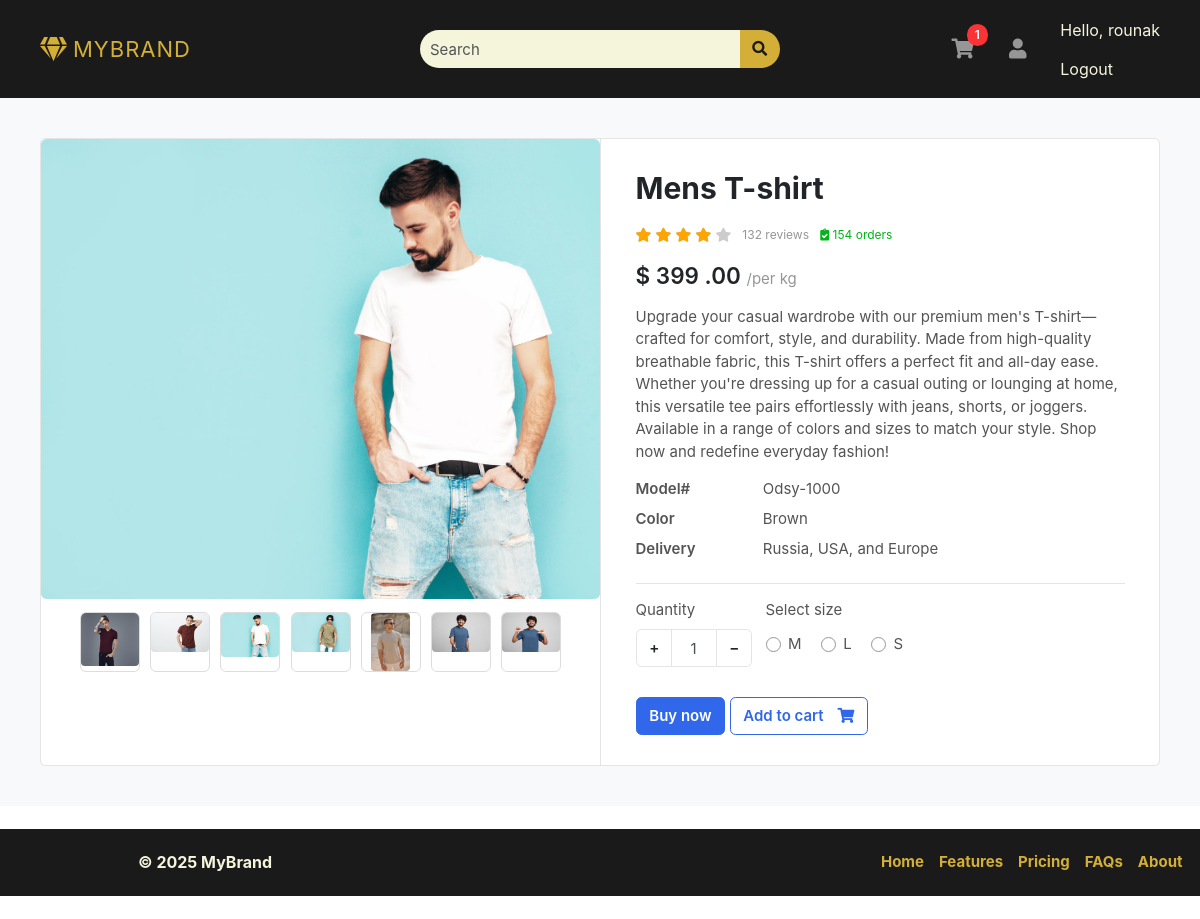
/product/product/t-shirt/ (signed in), run on the app's committed database.
### accounts/models.py (models this page shows, shortened)
class Profile(models.Model):
    user = models.OneToOneField(User, on_delete=models.CASCADE)
    address = models.TextField(blank=True, null=True)
    is_email_verified = models.BooleanField(default=False)
    phone_number = models.CharField(max_length=15, null=True, blank=True)
    email_token = models.CharField(max_length=100, null=True, blank=True)
    def get_cart_count(self):
        return CartItems.objects.filter(cart__is_paid=False, cart__user=self.user).count()

### products/models.py (models this page shows, shortened)
class Product(BaseModel):
    product_name = models.CharField(max_length=100)
    slug = models.SlugField(unique=True, null=True, blank=True)
    category = models.ForeignKey(Category, on_delete=models.CASCADE, related_name="products")
    price = models.IntegerField()
    product_description = models.TextField()
    color_variant = models.ManyToManyField(ColorVariant, blank=True)
    size_variant = models.ManyToManyField(SizeVariant, blank=True)

class ProductImage(BaseModel):
    product = models.ForeignKey(Product, on_delete=models.CASCADE, related_name="product_images")
    image = models.ImageField(upload_to="product/")

class SizeVariant(BaseModel):
    size_name = models.CharField(max_length=100)
    price = models.IntegerField(default=0)

### products/views.py (the view)
# urls.py: path('product/<slug:slug>/', get_product, name='get_product'),
def get_product(request, slug):
    try:
        product = Product.objects.get(slug=slug)
        context = {'product': product}
        size = request.GET.get('size')
        if size:
            price = product.get_product_price_by_size(size)
            context.update({
                'selected_size': size,
                'updated_price': price
            })
        return render(request, 'product/product.html', context)
    except Product.DoesNotExist:
        return render(request, 'product/product.html', {'error': 'Product not found'}, status=404)
    except Exception as e:
        print(f"Error in get_product: {e}")
        return render(request, 'product/product.html', {'error': 'An error occurred'}, status=500)

### templates/product/product.html (shortened to what this page needs)
{% extends "base/base.html" %}
{% block start %}
<section class="section-content padding-y bg">
  <div class="container">
    <div class="card">
      <div class="row no-gutters">
        <aside class="col-md-6">
          <article class="gallery-wrap">
            <div class="img-big-wrap">
              <div>
                <a href="#">
                  <img src="{{ product.product_images.first.image.url }}" alt="Product Image">
                </a>
              </div>
            </div>
            <div class="thumbs-wrap">
              {% for image in product.product_images.all %}
              <a href="#" class="item-thumb">
                <img src="{{ image.image.url }}" alt="Product Image">
              </a>
              {% endfor %}
            </div>
          </article>
        </aside>
        <main class="col-md-6 border-left">
          <article class="content-body">
            <h2 class="title">{{product.product_name}}</h2>
            <div class="rating-wrap my-3">
              <ul class="rating-stars">
                <li style="width:80%" class="stars-active">
                  <i class="fa fa-star"></i> <i class="fa fa-star"></i>
                  <i class="fa fa-star"></i> <i class="fa fa-star"></i>
                </li>
                <li>
                  <i class="fa fa-star"></i> <i class="fa fa-star"></i>
                  <i class="fa fa-star"></i> <i class="fa fa-star"></i>
                  <i class="fa fa-star"></i>
                </li>
              </ul>
              <small class="label-rating text-muted">132 reviews</small>
              <small class="label-rating text-success"> <i class="fa fa-clipboard-check"></i> 154 orders </small>
            </div>
            <div class="mb-3">
              <var class="price h4">$
                  {% if updated_price %}
                      {{ updated_price }}
                  {% else %}
                      {{ product.price }}
                  {% endif %}
                  .00
              </var>
              <span class="text-muted">/per kg</span>
          </div>
            <p>{{product.product_description}}</p>
            <dl class="row">
              <dt class="col-sm-3">Model#</dt>
              <dd class="col-sm-9">Odsy-1000</dd>
              <dt class="col-sm-3">Color</dt>
              <dd class="col-sm-9">Brown</dd>
              <dt class="col-sm-3">Delivery</dt>
              <dd class="col-sm-9">Russia, USA, and Europe </dd>
            </dl>
            <hr>
            <div class="form-row">
              <div class="form-group col-md flex-grow-0">
                <label>Quantity</label>
                <div class="input-group mb-3 input-spinner">
                  <div class="input-group-prepend">
                    <button class="btn btn-light" type="button" id="button-plus" fdprocessedid="zwlxdm"> + </button>
                  </div>
                  <input type="text" class="form-control" value="1" fdprocessedid="ls7oe8">
                  <div class="input-group-append">
                    <button class="btn btn-light" type="button" id="button-minus" fdprocessedid="ekf3xp"> − </button>
                  </div>
                </div>
              </div>
              {% if product.size_variant.count %}
              <div class="form-group col-md">
                <label>Select size</label>
                <div class="mt-1">
                  {% for size in product.size_variant.all %}
                  <label class="custom-control custom-radio custom-control-inline">
                                 <div class="custom-control-label">{{ size.size_name }}</div>
                  </label>
                  {% endfor %}
                </div>
              </div>
              {% endif %}
            </div>
            <a href="#" class="btn  btn-primary"> Buy now </a>
            <a href="{% url 'add_to_cart' product.uid %}?variant={{selected_size}}" class="btn  btn-outline-primary"> <span class="text">Add to cart</span> <i
                class="fas fa-shopping-cart"></i> </a>
          </article>
        </main>
      </div>
    </div>
  </div>
</section>
{% endblock %}

### templates/base/base.html (shortened to what this page needs)
<!DOCTYPE HTML>
<html lang="en">
<head>
    <link href="/media/css/bootstrap.css" rel="stylesheet" type="text/css" />
    <link href="/media/fonts/fontawesome/css/all.min.css" type="text/css" rel="stylesheet">
    <link href="/media/css/ui.css" rel="stylesheet" type="text/css" />
    <link href="/media/css/responsive.css" rel="stylesheet" />
</head>
<body>
    <header class="section-header">
        <section class="header-main" style="width: 100%; background-color: #1a1a1a; padding: 10px 0;">
            <div class="container">
                <div class="row align-items-center">
                    <div class="col-lg-4 col-12 d-flex justify-content-start">
                        <a class="navbar-brand text-uppercase fw-bold" href="{% url 'index' %}"
                           style="font-size: 22px; letter-spacing: 1px; display: flex; align-items: center; color: #d4af37;">
                            <i class="fas fa-gem" style="color: #d4af37; font-size: 24px; margin-right: 5px;"></i>
                            MyBrand
                        </a>
                    </div>
                    <div class="col-lg-4 col-12 d-flex justify-content-center">
                        <form action="#" class="search w-100" style="max-width: 400px;">
                            <div class="input-group">
                                <input type="text" class="form-control" placeholder="Search"
                                       style="border-radius: 20px 0 0 20px; padding: 10px; border: none; background: #f5f5dc; color: #1a1a1a;">
                                <div class="input-group-append">
                                    <button class="btn" type="submit"
                                            style="border-radius: 0 20px 20px 0; background: #d4af37; border: none; color: #1a1a1a;">
                                        <i class="fa fa-search"></i>
                                    </button>
                                </div>
                            </div>
                        </form>
                    </div>
                    <div class="col-lg-4 col-12 d-flex justify-content-end align-items-center">
                        <div class="widgets-wrap d-flex align-items-center">
                            <div class="widget-header mr-3 position-relative">
                                <a href="{% if request.user.is_authenticated %}{% url 'cart' %}{% else %}{% url 'login' %}?next={% url 'cart' %}{% endif %}"
                                    class="icon icon-sm rounded-circle"
                                    style="width: 40px; height: 40px; display: flex; align-items: center; justify-content: center; color: #d4af37;">
                                    <i class="fa fa-shopping-cart"></i>
                                </a>
                                <span class="badge badge-pill badge-danger notify"
                                      style="position: absolute; top: -5px; right: -5px; font-size: 12px; padding: 5px 8px;">
                                    {{ request.user.profile.get_cart_count }}
                                </span>
                            </div>
                            <div class="widget-header icontext">
                                <a href="{% url 'profile' %}" class="icon icon-sm rounded-circle"
                                   style="width: 40px; height: 40px; display: flex; align-items: center; justify-content: center; color: #d4af37;">
                                    <i class="fa fa-user"></i>
                                </a>
                            </div>
                            <ul class="navbar-nav ml-2">
                                {% if request.user.is_authenticated %}
                                <li class="nav-item">
                                    <span class="nav-link" style="color: #f5f5dc;">Hello, {{ request.user.username }}</span>
                                </li>
                                <li class="nav-item">
                                    <a class="nav-link" href="{% url 'logout' %}" style="color: #f5f5dc;">Logout</a>
                                </li>
                                {% else %}
                                <li class="nav-item d-flex align-items-center">
                                    <a class="nav-link" href="{% url 'login' %}" style="color: #f5f5dc;">Sign in</a>
                                    <span class="mx-1" style="color: #d4af37;">|</span>
                                    <a class="nav-link" href="{% url 'register' %}" style="color: #f5f5dc;">Register</a>
                                </li>
                                {% endif %}
                            </ul>
                        </div>
                    </div>
                </div>
            </div>
        </section>
    </header>
    <main>
        {% block start %} {% endblock %}
    </main>
    {% include 'base/footer.html' %}
</body>
</html>

### public/static/css/ui.css (style rules this page uses)
html { font-family: 'Inter', sans-serif; font-size: 15px; }
.content-body { flex: 1 1 auto; padding: 2rem 2.3rem; }
.icon-xs, .icon-sm, .icon-md, .icon-lg { display: inline-block; text-align: center; flex-shrink: 0; flex-grow: 0; }
.icon-sm { width: 48px; height: 48px; line-height: 48px; font-size: 20px; }
.padding-y { padding-top: 40px; padding-bottom: 40px; }
var { font-style: normal; }
article:after, .form-group:after { display: block; clear: both; content: ""; }
.bg { background-color: #f8f9fa; }
.card .title { color: #212529; }
.header-main { position: relative; padding-top: 1rem; padding-bottom: 1rem; }
.widget-header { display: inline-block; vertical-align: middle; position: relative; }
.widget-header a { color: #545454; }
.widget-header i { color: #969696; }
.widget-header .notify { position: absolute; top: -3px; right: -10px; }
.btn-light { background-color: #fff; border-color: #e4e4e4; }
.btn .text + i { margin-left: 10px; }
dl[class="row"] { margin-bottom: 0; }
.icontext { display: inline-flex; align-items: center; vertical-align: middle; }
.icontext .icon { position: relative; margin-right: 15px; flex-shrink: 0; flex-grow: 0; }
.notify { position: absolute; top: -4px; right: -10px; display: inline-block; padding: .25em .6em; font-size: 12px; line-height: 1; text-align: center; border-radius: 3rem; color: #fff; background-color: #fa3434; }
.price { font-weight: 600; color: #212529; }
.label-rating { margin-left: 7px; display: inline-block; vertical-align: middle; }
.rating-stars { display: inline-block; vertical-align: middle; list-style: none; margin: 0; padding: 0; position: relative; white-space: nowrap; clear: both; }
.rating-stars i { font-size: 14px; color: #ccc; display: inline; }
.rating-stars li { display: block; text-overflow: clip; white-space: nowrap; z-index: 1; }
.rating-stars li.stars-active { z-index: 2; position: absolute; top: 0; left: 0; overflow: hidden; }
.rating-stars li.stars-active i { color: orange; }
.input-spinner { width: 120px; flex-wrap: nowrap; display: inline-flex; }
.input-spinner input.form-control { text-align: center; max-width: 46px; flex-basis: 46px; border-color: #e4e4e4; flex-grow: 0; }
.input-spinner .btn { width: 36px; text-align: center; }
.gallery-wrap .img-big-wrap { margin-bottom: 10px; border-radius: 0.37rem; overflow: hidden; background-color: #fff; }
.gallery-wrap .img-big-wrap a { text-align: center; display: block; }
.gallery-wrap .img-big-wrap img { height: 460px; width: auto; display: inline-block; cursor: zoom-in; }
.gallery-wrap .thumbs-wrap { text-align: center; }
.gallery-wrap .thumbs-wrap .item-thumb { width: 60px; height: 60px; border: 1px solid #ddd; border-radius: 6px; margin: 3px; display: inline-block; overflow: hidden; }
.gallery-wrap .thumbs-wrap img { max-width: 100%; max-height: 100%; object-fit: cover; border-radius: 4px; cursor: zoom-in; }

### templates/base/base.html (style rules this page uses)
.navbar-nav .nav-link { font-size: 16px; transition: all 0.3s ease-in-out; }

### data on the page
Product: product_images.first.image (picture), product_name "Mens T-shirt", price "399", product_description "Upgrade your casual wardrobe with our premium men's T-shirt—crafted for comfort, style, and durability. Made from high-quality breathable fabric, this T-shirt offers a perfect fit and all-day ease. Whether you're dressing up for a casual outing or lounging at home, this versatile tee pairs effortlessly with jeans, shorts, or joggers. Available in a range of colors and sizes to match your style. Shop now and redefine everyday fashion!"
ProductImage: image (picture)
ProductImage: image (picture)
ProductImage: image (picture)
ProductImage: image (picture)
ProductImage: image (picture)
ProductImage: image (picture)
ProductImage: image (picture)
SizeVariant: size_name "M"
SizeVariant: size_name "L"
SizeVariant: size_name "S"

### other printed values
{{ request.user.profile.get_cart_count }} "1"
{{ request.user.username }} "rounak"
